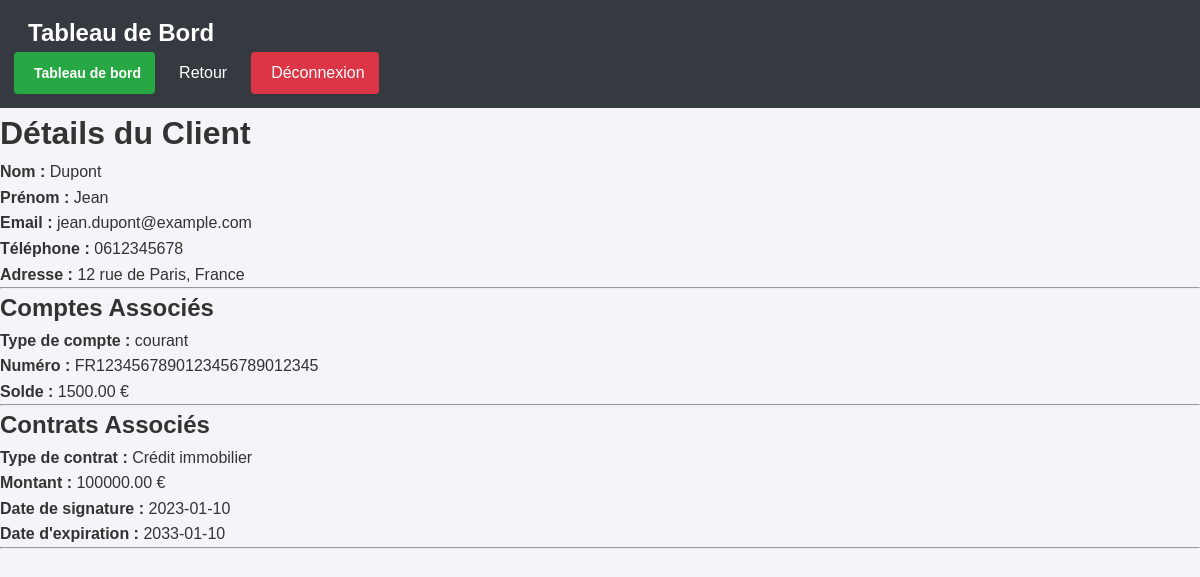
Page /app/views/clients/details.php?id=1 (signed in) on the committed database.
### tables this page shows
CREATE TABLE IF NOT EXISTS client (
    id INT AUTO_INCREMENT PRIMARY KEY,
    nom VARCHAR(100) NOT NULL,
    prenom VARCHAR(100) NOT NULL,
    email VARCHAR(100) NOT NULL UNIQUE,
    telephone VARCHAR(20),
    adresse TEXT,
    created_at TIMESTAMP DEFAULT CURRENT_TIMESTAMP
);

CREATE TABLE IF NOT EXISTS compte (
    id INT AUTO_INCREMENT PRIMARY KEY,
    client_id INT NOT NULL,
    numero_compte VARCHAR(50) NOT NULL UNIQUE,
    solde DECIMAL(15, 2) NOT NULL DEFAULT 0.00,
    type_compte ENUM('courant', 'épargne') NOT NULL,
    created_at TIMESTAMP DEFAULT CURRENT_TIMESTAMP,
    CONSTRAINT fk_client_compte FOREIGN KEY (client_id) 
        REFERENCES client(id) ON DELETE CASCADE
);

CREATE TABLE IF NOT EXISTS contrat (
    id INT AUTO_INCREMENT PRIMARY KEY,
    compte_id INT NOT NULL,
    type_contrat VARCHAR(100) NOT NULL,
    montant DECIMAL(15, 2) NOT NULL,
    date_signature DATE NOT NULL,
    date_expiration DATE,
    created_at TIMESTAMP DEFAULT CURRENT_TIMESTAMP,
    CONSTRAINT fk_compte_contrat FOREIGN KEY (compte_id) 
        REFERENCES compte(id) ON DELETE CASCADE
);

### app/views/clients/details.php (the view, shortened to what this page needs)
<?php
require_once __DIR__ . '/../../../config/config.php';
$clientId = isset($_GET['id']) ? intval($_GET['id']) : 0;
if ($clientId > 0) {
    $db = Database::connect();
    $stmt = $db->prepare("SELECT * FROM client WHERE id = :id");
    $stmt->execute(['id' => $clientId]);
    $client = $stmt->fetch(PDO::FETCH_ASSOC);
}
?>
<!DOCTYPE html>
<html lang="fr">
<head>
    <link rel="stylesheet" href="<?= BASE_URL ?>style.css">
</head>
<body>
<nav class="navbar">
    <div class="container">
        <a href="<?= BASE_URL ?>index.php" class="logo">Tableau de Bord</a>
        <div class="nav-links">
            <a href="<?= BASE_URL ?>index.php" class="btn-add">
                <i class="fas fa-tachometer-alt"></i> Tableau de bord
            </a>
            <a href="<?= BASE_URL ?>index.php?url=dashboard" class="btn-back">
                <i class="fas fa-arrow-left"></i> Retour
            </a>
            <a href="<?= BASE_URL ?>logout.php" class="btn-logout">
                <i class="fas fa-sign-out-alt"></i> Déconnexion
            </a>
        </div>
    </div>
</nav>
<div class="container">
    <h1>Détails du Client</h1>
    <p><strong>Nom :</strong> <?= htmlspecialchars($client['nom'] ?? '') ?></p>
    <p><strong>Prénom :</strong> <?= htmlspecialchars($client['prenom'] ?? '') ?></p>
    <p><strong>Email :</strong> <?= htmlspecialchars($client['email'] ?? '') ?></p>
    <p><strong>Téléphone :</strong> <?= htmlspecialchars($client['telephone'] ?? '') ?></p>
    <p><strong>Adresse :</strong> <?= htmlspecialchars($client['adresse'] ?? '') ?></p>
    <hr>
    <h2>Comptes Associés</h2>
    <?php
    $stmt = $db->prepare("SELECT * FROM compte WHERE client_id = :client_id");
    $stmt->execute(['client_id' => $clientId]);
    $comptes = $stmt->fetchAll(PDO::FETCH_ASSOC);
    if ($comptes):
        foreach ($comptes as $compte):
    ?>
        <p>
            <strong>Type de compte :</strong> <?= htmlspecialchars($compte['type_compte']) ?><br>
            <strong>Numéro :</strong> <?= htmlspecialchars($compte['numero_compte']) ?><br>
            <strong>Solde :</strong> <?= htmlspecialchars($compte['solde']) ?> €
        </p>
        <hr>
    <?php endforeach;
    else: ?>
        <p>Aucun compte associé.</p>
    <?php endif; ?>
    <h2>Contrats Associés</h2>
    <?php
    $stmt = $db->prepare("
        SELECT contrat.*
        FROM contrat
        INNER JOIN compte ON contrat.compte_id = compte.id
        WHERE compte.client_id = :client_id
    ");
    $stmt->execute(['client_id' => $clientId]);
    $contrats = $stmt->fetchAll(PDO::FETCH_ASSOC);
    if ($contrats):
        foreach ($contrats as $contrat):
    ?>
        <p>
            <strong>Type de contrat :</strong> <?= htmlspecialchars($contrat['type_contrat']) ?><br>
            <strong>Montant :</strong> <?= htmlspecialchars($contrat['montant']) ?> €<br>
            <strong>Date de signature :</strong> <?= htmlspecialchars($contrat['date_signature']) ?><br>
            <strong>Date d'expiration :</strong> <?= htmlspecialchars($contrat['date_expiration']) ?>
        </p>
        <hr>
    <?php endforeach;
    else: ?>
        <p>Aucun contrat associé.</p>
    <?php endif; ?>
</div>
</body>
</html>

### style.css (style rules this page uses)
* { box-sizing: border-box; margin: 0; padding: 0; font-family: Arial, Helvetica, sans-serif; }
body { background-color: #f4f4f9; color: #333; line-height: 1.6; }
.navbar { background-color: #343a40; padding: 14px; color: #fff; display: flex; justify-content: space-between; align-items: center; }
.navbar .logo { font-size: 24px; font-weight: bold; color: white; text-decoration: none; }
.nav-links { display: flex; gap: 10px; }
.navbar a { color: white; text-decoration: none; padding: 8px 14px; border-radius: 4px; transition: background-color 0.2s; }
.btn-logout { background-color: #dc3545; color: white; padding: 10px 16px; border-radius: 6px; transition: background-color 0.2s; display: flex; align-items: center; }
.btn-add { background-color: #28a745; color: white; padding: 10px 16px; border-radius: 6px; font-size: 14px; font-weight: bold; text-decoration: none; display: inline-flex; align-items: center; justify-content: center; border: none; cursor: pointer; transition: background-color 0.2s ease; }

### rows in the picture
client: nom "Dupont", prenom "Jean", email "jean.dupont@example.com", telephone "0612345678", adresse "12 rue de Paris, France"
compte: type_compte "courant", numero_compte "FR1234567890123456789012345", solde "1500.00"
contrat: type_contrat "Crédit immobilier", montant "100000.00", date_signature "2023-01-10", date_expiration "2033-01-10"
